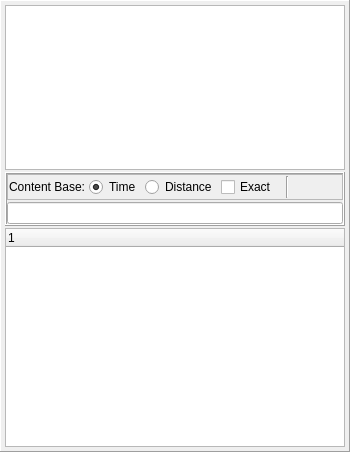
         <widget class="QFrame" name="frame_activity">
          <property name="sizePolicy">
           <sizepolicy hsizetype="Preferred" vsizetype="Preferred">
            <horstretch>1</horstretch>
            <verstretch>0</verstretch>
           </sizepolicy>
          </property>
          <property name="minimumSize">
           <size>
            <width>250</width>
            <height>0</height>
           </size>
          </property>
          <property name="maximumSize">
           <size>
            <width>350</width>
            <height>16777215</height>
           </size>
          </property>
          <property name="frameShape">
           <enum>QFrame::Panel</enum>
          </property>
          <property name="frameShadow">
           <enum>QFrame::Raised</enum>
          </property>
          <layout class="QVBoxLayout" name="verticalLayout_5">
           <property name="spacing">
            <number>2</number>
           </property>
           <property name="leftMargin">
            <number>4</number>
           </property>
           <property name="topMargin">
            <number>4</number>
           </property>
           <property name="rightMargin">
            <number>4</number>
           </property>
           <property name="bottomMargin">
            <number>4</number>
           </property>
           <item>
            <widget class="QTableWidget" name="tableWidget_actInfo">
             <property name="sizePolicy">
              <sizepolicy hsizetype="Expanding" vsizetype="Expanding">
               <horstretch>0</horstretch>
               <verstretch>3</verstretch>
              </sizepolicy>
             </property>
            </widget>
           </item>
           <item>
            <widget class="QFrame" name="frame_content">
             <property name="frameShape">
              <enum>QFrame::Box</enum>
             </property>
             <property name="frameShadow">
              <enum>QFrame::Raised</enum>
             </property>
             <layout class="QVBoxLayout" name="verticalLayout_8">
              <property name="spacing">
               <number>2</number>
              </property>
              <property name="leftMargin">
               <number>0</number>
              </property>
              <property name="topMargin">
               <number>0</number>
              </property>
              <property name="rightMargin">
               <number>0</number>
              </property>
              <property name="bottomMargin">
               <number>0</number>
              </property>
              <item>
               <widget class="QFrame" name="frame_contentvalues">
                <property name="frameShape">
                 <enum>QFrame::StyledPanel</enum>
                </property>
                <property name="frameShadow">
                 <enum>QFrame::Raised</enum>
                </property>
                <layout class="QHBoxLayout" name="horizontalLayout_5">
                 <property name="spacing">
                  <number>4</number>
                 </property>
                 <property name="leftMargin">
                  <number>1</number>
                 </property>
                 <property name="topMargin">
                  <number>1</number>
                 </property>
                 <property name="rightMargin">
                  <number>1</number>
                 </property>
                 <property name="bottomMargin">
                  <number>1</number>
                 </property>
                 <item>
                  <widget class="QLabel" name="label_24">
                   <property name="text">
                    <string>Content Base:</string>
                   </property>
                  </widget>
                 </item>
                 <item>
                  <widget class="QRadioButton" name="radioButton_time">
                   <property name="text">
                    <string>Time</string>
                   </property>
                   <property name="checked">
                    <bool>true</bool>
                   </property>
                  </widget>
                 </item>
                 <item>
                  <widget class="QRadioButton" name="radioButton_distance">
                   <property name="text">
                    <string>Distance</string>
                   </property>
                  </widget>
                 </item>
                 <item>
                  <spacer name="horizontalSpacer_9">
                   <property name="orientation">
                    <enum>Qt::Horizontal</enum>
                   </property>
                   <property name="sizeHint" stdset="0">
                    <size>
                     <width>20</width>
                     <height>20</height>
                    </size>
                   </property>
                  </spacer>
                 </item>
                 <item>
                  <widget class="QCheckBox" name="checkBox_exact">
                   <property name="text">
                    <string>Exact</string>
                   </property>
                   <property name="checked">
                    <bool>false</bool>
                   </property>
                  </widget>
                 </item>
                 <item>
                  <spacer name="horizontalSpacer_10">
                   <property name="orientation">
                    <enum>Qt::Horizontal</enum>
                   </property>
                   <property name="sizeHint" stdset="0">
                    <size>
                     <width>40</width>
                     <height>20</height>
                    </size>
                   </property>
                  </spacer>
                 </item>
                 <item>
                  <widget class="Line" name="line_7">
                   <property name="orientation">
                    <enum>Qt::Vertical</enum>
                   </property>
                  </widget>
                 </item>
                 <item>
                  <widget class="QToolButton" name="toolButton_sync">
                   <property name="minimumSize">
                    <size>
                     <width>22</width>
                     <height>22</height>
                    </size>
                   </property>
                   <property name="maximumSize">
                    <size>
                     <width>22</width>
                     <height>22</height>
                    </size>
                   </property>
                   <property name="text">
                    <string/>
                   </property>
                   <property name="icon">
                    <iconset resource="resources.qrc">
                     <normaloff>:/images/icons/Sync.png</normaloff>:/images/icons/Sync.png</iconset>
                   </property>
                   <property name="iconSize">
                    <size>
                     <width>18</width>
                     <height>18</height>
                    </size>
                   </property>
                   <property name="autoRaise">
                    <bool>true</bool>
                   </property>
                  </widget>
                 </item>
                 <item>
                  <widget class="QToolButton" name="toolButton_clearContent">
                   <property name="minimumSize">
                    <size>
                     <width>22</width>
                     <height>22</height>
                    </size>
                   </property>
                   <property name="maximumSize">
                    <size>
                     <width>22</width>
                     <height>22</height>
                    </size>
                   </property>
                   <property name="text">
                    <string/>
                   </property>
                   <property name="icon">
                    <iconset resource="resources.qrc">
                     <normaloff>:/images/icons/Erase.png</normaloff>:/images/icons/Erase.png</iconset>
                   </property>
                   <property name="iconSize">
                    <size>
                     <width>18</width>
                     <height>18</height>
                    </size>
                   </property>
                   <property name="autoRaise">
                    <bool>true</bool>
                   </property>
                  </widget>
                 </item>
                </layout>
               </widget>
              </item>
              <item>
               <widget class="QLineEdit" name="lineEdit_workContent">
                <property name="font">
                 <font>
                  <family>Segoe UI</family>
                 </font>
                </property>
               </widget>
              </item>
             </layout>
            </widget>
           </item>
           <item>
            <widget class="QTreeWidget" name="treeWidget_activityfiles">
             <property name="sizePolicy">
              <sizepolicy hsizetype="Expanding" vsizetype="Expanding">
               <horstretch>0</horstretch>
               <verstretch>4</verstretch>
              </sizepolicy>
             </property>
             <column>
              <property name="text">
               <string notr="true">1</string>
              </property>
             </column>
            </widget>
           </item>
          </layout>
         </widget>
